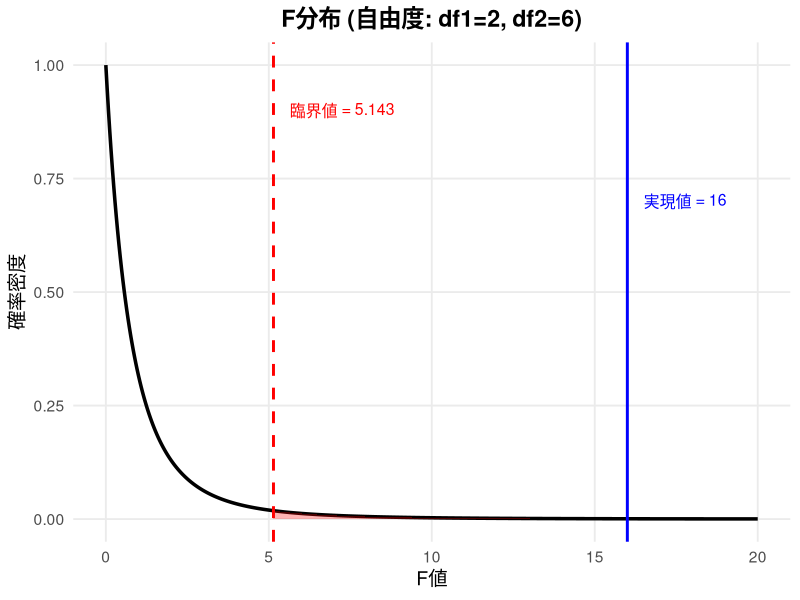

Write the R code that produced this figure. (Note: this script raises an error after producing the figure.)
# tbl::21_02のデータをデータフレームで読み込む
# ch21_WithinDesign.tex より

# データフレームの作成
data <- data.frame(
  ID = c(1, 2, 3, 4),
  Time1 = c(10, 9, 4, 7),
  Time2 = c(5, 4, 2, 3),
  Time3 = c(9, 5, 3, 5)
)

# データフレームの確認
print(data)

# 行平均（個人ごとの平均）を計算
data$平均 <- rowMeans(data[, c("Time1", "Time2", "Time3")])

# 列平均（時期ごとの平均）を計算
col_means <- colMeans(data[, c("Time1", "Time2", "Time3")])
print("時期ごとの平均:")
print(col_means)

# 全体平均を計算
grand_mean <- mean(as.matrix(data[, c("Time1", "Time2", "Time3")]))
print(paste("全体平均:", grand_mean))

# 個人差の計算（個人の平均 - 全体平均）
data$個人差 <- data$平均 - grand_mean
print("個人差:")
print(data[, c("ID", "個人差")])

# 時期の効果（時期の平均 - 全体平均）
time_effects <- col_means - grand_mean
print("時期の効果:")
print(time_effects)

# 拡張データフレーム（ロング形式）の作成
long_data <- data.frame(
  ID = rep(1:4, each = 3),
  時期 = rep(c("Time1", "Time2", "Time3"), times = 4),
  スコア = c(10, 5, 9, 9, 4, 5, 4, 2, 3, 7, 3, 5),
  全体平均 = grand_mean,
  個人差 = rep(data$個人差, each = 3),
  効果 = rep(time_effects, times = 4)
)

# 誤差の計算（スコア - 全体平均 - 個人差 - 効果）
long_data$誤差 <- long_data$スコア - long_data$全体平均 - long_data$個人差 - long_data$効果

print("詳細データ（tbl::21_03に対応）:")
print(long_data)

# 平方和の計算
SS_person <- sum(data$個人差^2) * 3  # 個人差の平方和（×3は時期の数）
SS_effect <- sum(time_effects^2) * 4  # 効果の平方和（×4は人数）
SS_error <- sum(long_data$誤差^2)     # 誤差の平方和

print("平方和:")
print(paste("個人差の平方和:", SS_person))
print(paste("効果の平方和:", SS_effect))
print(paste("誤差の平方和:", SS_error))
print(paste("合計:", SS_person + SS_effect + SS_error))

# F分布の図を作成（ggplot2版）
library(ggplot2)

# IDカラーパレットの定義（全図で統一）
id_colors <- c("1" = "#E41A1C", "2" = "#377EB8", "3" = "#4DAF4A", "4" = "#984EA3")

# 自由度: df1 = 2 (効果), df2 = 6 (誤差)
# 誤差の自由度 = (水準数-1) × (被験者数-1) = (3-1) × (4-1) = 2 × 3 = 6
df1 <- 2
df2 <- 6
F_value <- 16.0  # 実現値

# 5%臨界値を計算
critical_value <- qf(0.95, df1, df2)
print(paste("5%臨界値:", round(critical_value, 3)))

# F分布のデータを作成
x <- seq(0, 20, length.out = 500)
f_dist_data <- data.frame(
  x = x,
  y = df(x, df1, df2)
)

# 棄却域のデータ
x_reject <- seq(critical_value, 20, length.out = 100)
reject_data <- data.frame(
  x = x_reject,
  y = df(x_reject, df1, df2)
)

# ggplotで図を作成
p <- ggplot(f_dist_data, aes(x = x, y = y)) +
  # F分布の曲線
  geom_line(linewidth = 1.2, color = "black") +
  # 棄却域を塗りつぶし
  geom_ribbon(data = reject_data,
              aes(x = x, ymin = 0, ymax = y),
              fill = "red", alpha = 0.3) +
  # 臨界値の線
  geom_vline(xintercept = critical_value,
             color = "red", linewidth = 1, linetype = "dashed") +
  # 実現値の線
  geom_vline(xintercept = F_value,
             color = "blue", linewidth = 1, linetype = "solid") +
  # ラベル
  annotate("text", x = critical_value + 0.5, y = max(f_dist_data$y) * 0.9,
           label = paste0("臨界値 = ", round(critical_value, 3)),
           color = "red", hjust = 0, size = 4) +
  annotate("text", x = F_value + 0.5, y = max(f_dist_data$y) * 0.7,
           label = paste0("実現値 = ", F_value),
           color = "blue", hjust = 0, size = 4) +
  # 軸ラベルとタイトル
  labs(x = "F値",
       y = "確率密度",
       title = paste0("F分布 (自由度: df1=", df1, ", df2=", df2, ")")) +
  # テーマ
  theme_minimal(base_size = 14) +
  theme(
    plot.title = element_text(hjust = 0.5, face = "bold"),
    panel.grid.minor = element_blank()
  )

# 図を表示
print(p)

# 図を保存
# Rcodeフォルダからの相対パス、またはプロジェクトルートから実行する場合に対応
output_path <- if (dir.exists("../figures/21_Within")) {
  "../figures/21_Within/F_distribution_df2_6.png"
} else if (dir.exists("Psychometrics/contents_basic/figures/21_Within")) {
  "Psychometrics/contents_basic/figures/21_Within/F_distribution_df2_6.png"
} else {
  stop("figures/21_Within ディレクトリが見つかりません")
}

ggsave(output_path,
       plot = p,
       width = 10,
       height = 6,
       dpi = 300)

print(paste("図を保存しました:", output_path))

# ========================================
# fig:21_01 Within_pattern.png の作成
# tbl::21_01のデータを使って4人の変化を折れ線グラフにする
# ========================================

library(dplyr)
library(tidyr)

# ロング形式に変換
data_long_plot <- data[, c("ID", "Time1", "Time2", "Time3")] %>%
  pivot_longer(cols = starts_with("Time"),
               names_to = "Time",
               values_to = "Score") %>%
  mutate(Time = factor(Time, levels = c("Time1", "Time2", "Time3")),
         ID = factor(ID))

# ggplotで折れ線グラフを作成
p_pattern <- ggplot(data_long_plot, aes(x = Time, y = Score, group = ID, color = ID)) +
  geom_line(linewidth = 1) +
  geom_point(size = 3) +
  labs(x = "時期",
       y = "抑うつスコア",
       color = "クライアントID") +
  scale_x_discrete(labels = c("Time1" = "第1期", "Time2" = "第2期", "Time3" = "第3期")) +
  scale_color_manual(values = id_colors) +
  ylim(0, 11) +
  theme_minimal(base_size = 14) +
  theme(
    panel.grid.minor = element_blank(),
    legend.position = "right"
  )

# 図を表示
print(p_pattern)

# 図を保存
output_path_pattern <- if (dir.exists("../figures/21_Within")) {
  "../figures/21_Within/Within_pattern.png"
} else if (dir.exists("Psychometrics/contents_basic/figures/21_Within")) {
  "Psychometrics/contents_basic/figures/21_Within/Within_pattern.png"
} else {
  stop("figures/21_Within ディレクトリが見つかりません")
}

ggsave(output_path_pattern,
       plot = p_pattern,
       width = 8,
       height = 6,
       dpi = 300)

print(paste("図を保存しました:", output_path_pattern))

# ========================================
# fig:21_02 Within_mean.png の作成
# 3つの時期の平均値を棒グラフで、全体平均を水平線で表現
# ========================================

# 時期ごとの平均値のデータフレームを作成
mean_data <- data.frame(
  Time = factor(c("Time1", "Time2", "Time3"),
                levels = c("Time1", "Time2", "Time3")),
  Mean = col_means
)

# 棒グラフと全体平均の水平線を作成
p_mean <- ggplot(mean_data, aes(x = Time, y = Mean, fill = Time)) +
  geom_col(width = 0.6) +
  geom_hline(yintercept = grand_mean,
             color = "red",
             linewidth = 1,
             linetype = "dashed") +
  annotate("text", x = 2.5, y = grand_mean + 0.5,
           label = paste0("全体平均 = ", grand_mean),
           color = "red", hjust = 0.5, size = 4) +
  labs(x = "時期",
       y = "抑うつスコア") +
  scale_x_discrete(labels = c("Time1" = "第1期", "Time2" = "第2期", "Time3" = "第3期")) +
  scale_fill_manual(values = c("Time1" = "#4292C6", "Time2" = "#2171B5", "Time3" = "#08519C"),
                    labels = c("Time1" = "第1期", "Time2" = "第2期", "Time3" = "第3期"),
                    name = "時期") +
  ylim(0, 11) +
  theme_minimal(base_size = 14) +
  theme(
    panel.grid.minor = element_blank(),
    legend.position = "none"
  )

# 図を表示
print(p_mean)

# 図を保存
output_path_mean <- if (dir.exists("../figures/21_Within")) {
  "../figures/21_Within/Within_mean.png"
} else if (dir.exists("Psychometrics/contents_basic/figures/21_Within")) {
  "Psychometrics/contents_basic/figures/21_Within/Within_mean.png"
} else {
  stop("figures/21_Within ディレクトリが見つかりません")
}

ggsave(output_path_mean,
       plot = p_mean,
       width = 8,
       height = 6,
       dpi = 300)

print(paste("図を保存しました:", output_path_mean))

# ========================================
# 個人差を表す図の作成
# 4本の個人平均と全体平均を水平線で表示
# ========================================

# 個人平均のデータフレームを作成
individual_means <- data.frame(
  ID = factor(rep(1:4, each = 3)),
  Time = factor(rep(c("Time1", "Time2", "Time3"), times = 4),
                levels = c("Time1", "Time2", "Time3")),
  Mean = rep(data$平均, each = 3)
)

# 全体平均のデータフレーム
grand_mean_line <- data.frame(
  Time = factor(c("Time1", "Time2", "Time3"),
                levels = c("Time1", "Time2", "Time3")),
  Mean = grand_mean
)

# 個人平均と全体平均の水平線を描画
p_individual <- ggplot() +
  # 個人平均の水平線
  geom_line(data = individual_means,
            aes(x = Time, y = Mean, group = ID, color = ID),
            linewidth = 1) +
  geom_point(data = individual_means,
             aes(x = Time, y = Mean, color = ID),
             size = 2) +
  # 全体平均の水平線
  geom_line(data = grand_mean_line,
            aes(x = Time, y = Mean, group = 1),
            color = "red",
            linewidth = 1.5,
            linetype = "dashed") +
  labs(x = "時期",
       y = "抑うつスコア",
       color = "クライアントID") +
  scale_x_discrete(labels = c("Time1" = "第1期", "Time2" = "第2期", "Time3" = "第3期")) +
  scale_color_manual(values = id_colors) +
  ylim(0, 11) +
  theme_minimal(base_size = 14) +
  theme(
    panel.grid.minor = element_blank(),
    legend.position = "right"
  )

# 図を表示
print(p_individual)

# 図を保存
output_path_individual <- if (dir.exists("../figures/21_Within")) {
  "../figures/21_Within/Within_individual.png"
} else if (dir.exists("Psychometrics/contents_basic/figures/21_Within")) {
  "Psychometrics/contents_basic/figures/21_Within/Within_individual.png"
} else {
  stop("figures/21_Within ディレクトリが見つかりません")
}

ggsave(output_path_individual,
       plot = p_individual,
       width = 8,
       height = 6,
       dpi = 300)

print(paste("図を保存しました:", output_path_individual))


# ========================================
# ID=1のみの詳細な図
# 全体平均、個人平均、理論値、実測値を明確に表示
# ========================================

# ID=1のデータのみを抽出
id1_actual <- data_long_plot %>% filter(ID == 1)
id1_theory <- theory_data %>% filter(ID == 1)
id1_individual <- individual_means %>% filter(ID == 1)

# ID=1の個人平均
id1_mean <- data$平均[1]

# ID=1の詳細図
p_id1 <- ggplot() +
  # 全体平均の水平線
  geom_hline(yintercept = grand_mean,
             color = "red",
             linewidth = 1.5,
             linetype = "dashed") +
  # ID=1の個人平均の水平線
  geom_hline(yintercept = id1_mean,
             color = id_colors["1"],
             linewidth = 1.2,
             linetype = "dotted") +
  # 理論値を折れ線で表示
  geom_line(data = id1_theory,
            aes(x = Time, y = Theory, group = 1),
            color = "darkgreen",
            linewidth = 1.5) +
  geom_point(data = id1_theory,
             aes(x = Time, y = Theory),
             size = 5,
             shape = 1,
             color = "darkgreen",
             stroke = 2) +
  # 実測値を丸で表示
  geom_point(data = id1_actual,
             aes(x = Time, y = Score),
             size = 4,
             shape = 16,
             color = id_colors["1"]) +
  # ラベル追加
  annotate("text", x = 0.7, y = grand_mean - 0.5,
           label = paste0("全体平均 = ", grand_mean),
           color = "red", hjust = 0, size = 4) +
  annotate("text", x = 0.7, y = id1_mean + 0.5,
           label = paste0("個人平均 = ", id1_mean),
           color = id_colors["1"], hjust = 0, size = 4) +
  labs(x = "時期",
       y = "抑うつスコア") +
  scale_x_discrete(labels = c("Time1" = "第1期", "Time2" = "第2期", "Time3" = "第3期")) +
  ylim(0, 11) +
  theme_minimal(base_size = 14) +
  theme(
    panel.grid.minor = element_blank()
  )

# 図を表示
print(p_id1)

# 図を保存
output_path_id1 <- if (dir.exists("../figures/21_Within")) {
  "../figures/21_Within/Within_model_id1.png"
} else if (dir.exists("Psychometrics/contents_basic/figures/21_Within")) {
  "Psychometrics/contents_basic/figures/21_Within/Within_model_id1.png"
} else {
  stop("figures/21_Within ディレクトリが見つかりません")
}

ggsave(output_path_id1,
       plot = p_id1,
       width = 8,
       height = 6,
       dpi = 300)

print(paste("図を保存しました:", output_path_id1))

# ========================================
# 4人分すべてのデータを含む詳細図
# 全体平均、個人平均、理論値、実測値を表示
# ========================================

# 4人分の詳細図
p_all <- ggplot() +
  # 全体平均の水平線
  geom_hline(yintercept = grand_mean,
             color = "black",
             linewidth = 1.5,
             linetype = "dashed") +
  # 4人分の個人平均の水平線
  geom_line(data = individual_means,
            aes(x = Time, y = Mean, group = ID, color = ID),
            linewidth = 0.8,
            linetype = "dotted") +
  # 4人分の理論値を折れ線で表示
  geom_line(data = theory_data,
            aes(x = Time, y = Theory, group = ID, color = ID),
            linewidth = 1.2,
            linetype = "solid") +
  # 4人分の実測値を丸で表示
  geom_point(data = data_long_plot,
             aes(x = Time, y = Score, color = ID),
             size = 3,
             shape = 16) +
  # ラベル追加
  annotate("text", x = 3.3, y = grand_mean + 0.5,
           label = paste0("全体平均 = ", grand_mean),
           color = "black", hjust = 0.5, size = 4) +
  labs(x = "時期",
       y = "抑うつスコア",
       color = "クライアントID") +
  scale_x_discrete(labels = c("Time1" = "第1期", "Time2" = "第2期", "Time3" = "第3期")) +
  scale_color_manual(values = id_colors) +
  ylim(0, 11) +
  theme_minimal(base_size = 14) +
  theme(
    panel.grid.minor = element_blank(),
    legend.position = "right"
  )

# 図を表示
print(p_all)

# 図を保存
output_path_all <- if (dir.exists("../figures/21_Within")) {
  "../figures/21_Within/Within_model_all.png"
} else if (dir.exists("Psychometrics/contents_basic/figures/21_Within")) {
  "Psychometrics/contents_basic/figures/21_Within/Within_model_all.png"
} else {
  stop("figures/21_Within ディレクトリが見つかりません")
}

ggsave(output_path_all,
       plot = p_all,
       width = 10,
       height = 6,
       dpi = 300)

print(paste("図を保存しました:", output_path_all))
